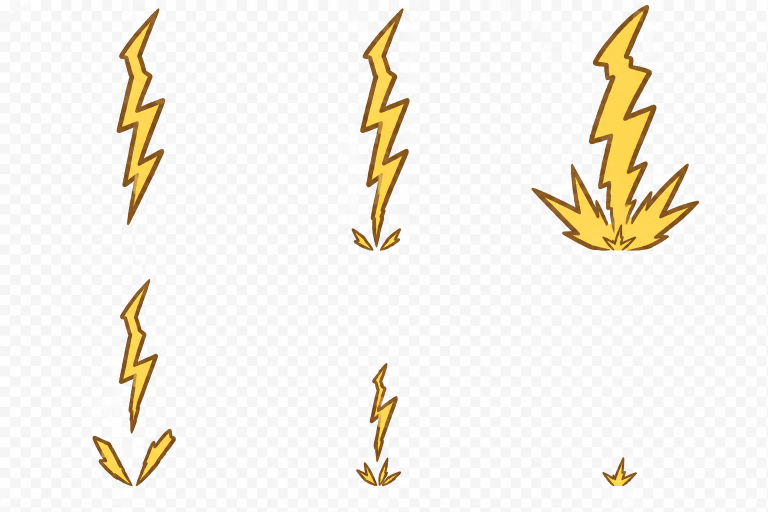
#> input picture Deliverables/Reviews/2026-09-08-vfx/redraws/yellow-thunder-keyframes-v1.png, 1536 x 1024 px (shown at 1/2 size)
$ python process_training_wave_marker_assets.py --input ../Deliverables/Reviews/2026-09-08-vfx/redraws/yellow-thunder-keyframes-v1.png
#> lines starting #> are read from the running program, lines starting #| are printed output that depends on the picture; long printed decimals are rounded
from __future__ import annotations

import argparse
import hashlib
import json
from pathlib import Path

import numpy as np
from PIL import Image


PROJECT_ROOT = Path(__file__).resolve().parents[1]
DEFAULT_OUTPUT = PROJECT_ROOT / "SourceArt" / "UI" / "Training" / "IdleStrip" / "final"
ASSET_ORDER = (
    "T_TrainingWaveMarkerNormal",
    "T_TrainingWaveMarkerElite",
    "T_TrainingWaveMarkerBoss",
)


def _sha256(path: Path) -> str:
    return hashlib.sha256(path.read_bytes()).hexdigest()


def _extract_icon(segment: np.ndarray) -> Image.Image:
    intensity = segment.max(axis=2)
    foreground = intensity > 6
    ys, xs = np.where(foreground)
    if xs.size == 0 or ys.size == 0:
        raise RuntimeError("generated marker segment contains no foreground")

    margin = max(8, int(round(max(xs.max() - xs.min(), ys.max() - ys.min()) * 0.025)))
    x0 = max(0, int(xs.min()) - margin)
    x1 = min(segment.shape[1], int(xs.max()) + margin + 1)
    y0 = max(0, int(ys.min()) - margin)
    y1 = min(segment.shape[0], int(ys.max()) + margin + 1)
    crop = segment[y0:y1, x0:x1].astype(np.float32)

    # The approved GPT preview was delivered over pure black. Reconstruct a
    # genuine alpha channel from its antialiased edge intensity, while keeping
    # the authored low-saturation body and eye colours intact.
    crop_intensity = crop.max(axis=2)
    alpha = np.clip((crop_intensity - 3.0) * (255.0 / 29.0), 0.0, 255.0)
    alpha[alpha < 8.0] = 0.0
    rgba = np.dstack((crop, alpha)).clip(0, 255).astype(np.uint8)

    height, width = rgba.shape[:2]
    square = max(height, width)
    canvas = np.zeros((square, square, 4), dtype=np.uint8)
    offset_x = (square - width) // 2
    offset_y = (square - height) // 2
    canvas[offset_y : offset_y + height, offset_x : offset_x + width] = rgba
    image = Image.fromarray(canvas).resize((256, 256), Image.Resampling.LANCZOS)
    return image


def main() -> None:
    parser = argparse.ArgumentParser(description="Split approved GPT wave-marker sheet into real-alpha PNG assets.")
    parser.add_argument("--input", type=Path, required=True)
    parser.add_argument("--output", type=Path, default=DEFAULT_OUTPUT)
    args = parser.parse_args()

    source = args.input.resolve()
    output = args.output.resolve()
    if not source.is_file():
        raise FileNotFoundError(source)
    output.mkdir(parents=True, exist_ok=True)

    sheet = np.asarray(Image.open(source).convert("RGB"))
#> sheet is the input picture: shape (1024, 1536, 3); mean R, G, B 245.3, 242, 234.9
    segments = np.array_split(sheet, len(ASSET_ORDER), axis=1)
#> segments = 3 items
    records: list[dict[str, object]] = []
    for asset_name, segment in zip(ASSET_ORDER, segments, strict=True):
        image = _extract_icon(segment)
        destination = output / f"{asset_name}.png"
        image.save(destination, format="PNG", optimize=True)
        alpha = np.asarray(image.getchannel("A"))
        if alpha.min() != 0 or alpha.max() != 255:
            raise RuntimeError(f"{asset_name} did not produce a complete alpha range")
        if any(image.getpixel(point)[3] != 0 for point in ((0, 0), (255, 0), (0, 255), (255, 255))):
            raise RuntimeError(f"{asset_name} has a non-transparent corner")
        records.append(
            {
                "asset": asset_name,
                "file": destination.name,
                "width": image.width,
                "height": image.height,
                "alphaCoverage": round(float((alpha > 0).mean()), 6),
                "sha256": _sha256(destination),
            }
        )
#> this loop made 3 passes
#> asset_name on passes 1 to 3: 'T_TrainingWaveMarkerNormal', 'T_TrainingWaveMarkerElite', 'T_TrainingWaveMarkerBoss'
#> pass 1, in _extract_icon, `intensity = segment.max(axis=2)`:
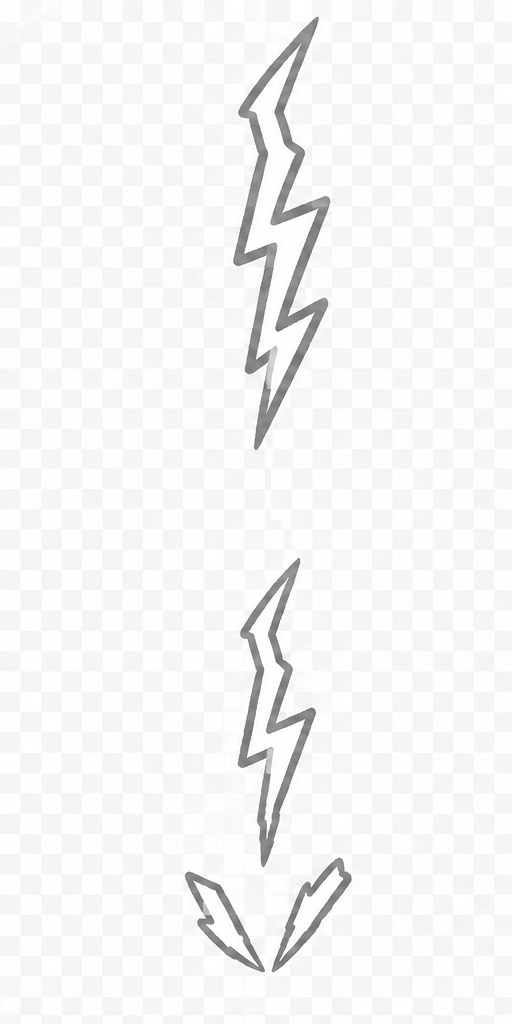
#> intensity: shape (1024, 512); min 100, max 255, mean 245.4
#> pass 1, in _extract_icon, `crop = segment[y0:y1, x0:x1].astype(np.float32)`:
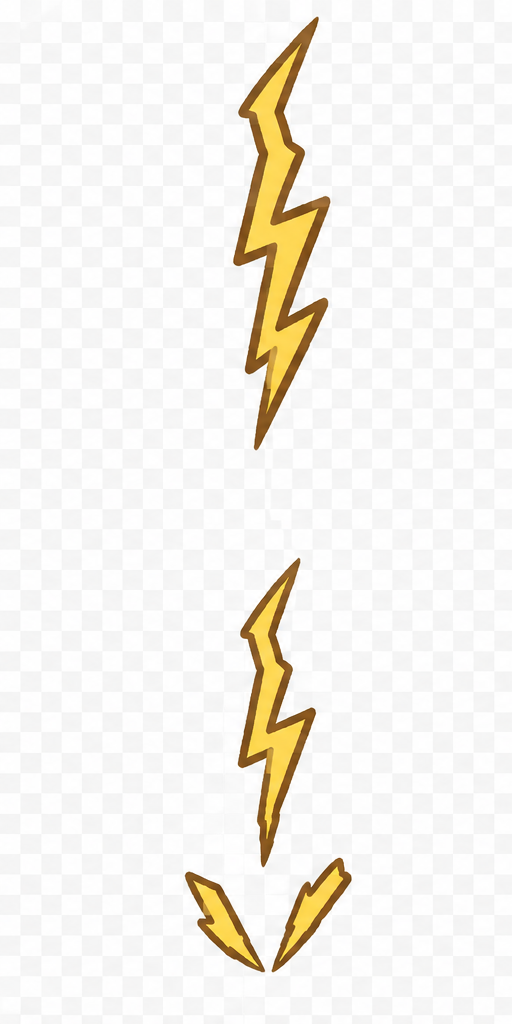
#> crop: shape (1024, 512, 3) float32; mean of channels 0, 1, 2 245.9, 243, 237.2; drawn as R, G, B
#> after the loop:
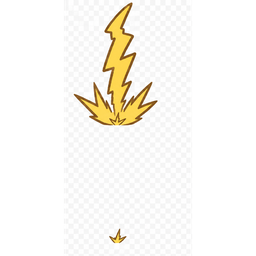
#> image: PIL image 256x256 RGBA; mean R, G, B, A 126.2, 123.9, 118.5, 127.5; transparent parts drawn white
#> after the loop, records = 3 items

    manifest = {
        "status": "PASS",
        "source": str(source),
        "sourceSha256": _sha256(source),
        "assets": records,
    }
    manifest_path = output / "training_wave_marker_manifest.json"
    manifest_path.write_text(json.dumps(manifest, ensure_ascii=False, indent=2), encoding="utf-8")
    print(json.dumps(manifest, ensure_ascii=False, indent=2))
#| {
#|   "status": "PASS",
#|   "source": "Deliverables/Reviews/2026-09-08-vfx/redraws/yellow-thunder-keyframes-v1.png",
#|   "sourceSha256": "16058080557ad9ab6232338451b2e9b6a08d8587f3e4e5012d950b8f42c35f80",
#|   "assets": [
#|     {
#|       "asset": "T_TrainingWaveMarkerNormal",
#|       "file": "T_TrainingWaveMarkerNormal.png",
#|       "width": 256,
#|       "height": 256,
#|       "alphaCoverage": 0.5156,
#|       "sha256": "7720b189bcce21dcfdedb18055c0397140c954056a99718d597ed2f490a58429"
#> (further printed lines are left out)


if __name__ == "__main__":
    main()
